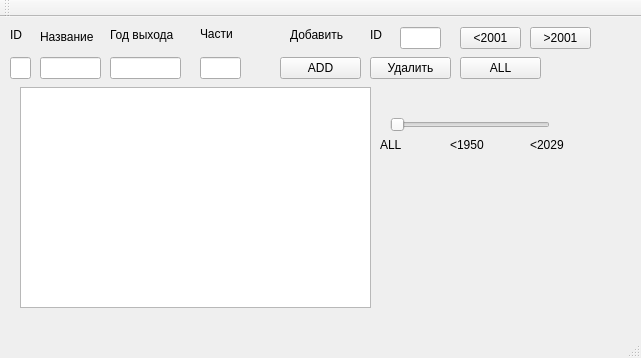
<?xml version="1.0" encoding="UTF-8"?>
<ui version="4.0">
 <class>MainWindow</class>
 <widget class="QMainWindow" name="MainWindow">
  <property name="geometry">
   <rect>
    <x>0</x>
    <y>0</y>
    <width>641</width>
    <height>358</height>
   </rect>
  </property>
  <property name="windowTitle">
   <string>MainWindow</string>
  </property>
  <widget class="QWidget" name="centralWidget">
   <widget class="QLabel" name="id">
    <property name="geometry">
     <rect>
      <x>10</x>
      <y>10</y>
      <width>21</width>
      <height>16</height>
     </rect>
    </property>
    <property name="text">
     <string>ID</string>
    </property>
   </widget>
   <widget class="QLabel" name="name">
    <property name="geometry">
     <rect>
      <x>40</x>
      <y>10</y>
      <width>61</width>
      <height>20</height>
     </rect>
    </property>
    <property name="text">
     <string>Название</string>
    </property>
   </widget>
   <widget class="QLabel" name="parts">
    <property name="geometry">
     <rect>
      <x>200</x>
      <y>10</y>
      <width>59</width>
      <height>14</height>
     </rect>
    </property>
    <property name="text">
     <string>Части</string>
    </property>
   </widget>
   <widget class="QLabel" name="age">
    <property name="geometry">
     <rect>
      <x>110</x>
      <y>10</y>
      <width>81</width>
      <height>16</height>
     </rect>
    </property>
    <property name="text">
     <string>Год выхода</string>
    </property>
   </widget>
   <widget class="QLineEdit" name="lineEdit_id">
    <property name="geometry">
     <rect>
      <x>10</x>
      <y>40</y>
      <width>21</width>
      <height>22</height>
     </rect>
    </property>
   </widget>
   <widget class="QLineEdit" name="lineEdit_name">
    <property name="geometry">
     <rect>
      <x>40</x>
      <y>40</y>
      <width>61</width>
      <height>22</height>
     </rect>
    </property>
   </widget>
   <widget class="QLineEdit" name="lineEdit_age">
    <property name="geometry">
     <rect>
      <x>110</x>
      <y>40</y>
      <width>71</width>
      <height>22</height>
     </rect>
    </property>
   </widget>
   <widget class="QLineEdit" name="lineEdit_parts">
    <property name="geometry">
     <rect>
      <x>200</x>
      <y>40</y>
      <width>41</width>
      <height>22</height>
     </rect>
    </property>
   </widget>
   <widget class="QPushButton" name="pushButton">
    <property name="geometry">
     <rect>
      <x>280</x>
      <y>40</y>
      <width>81</width>
      <height>22</height>
     </rect>
    </property>
    <property name="text">
     <string>ADD</string>
    </property>
   </widget>
   <widget class="QLabel" name="add">
    <property name="geometry">
     <rect>
      <x>290</x>
      <y>10</y>
      <width>71</width>
      <height>16</height>
     </rect>
    </property>
    <property name="text">
     <string>Добавить</string>
    </property>
   </widget>
   <widget class="QPushButton" name="pushButton_del">
    <property name="geometry">
     <rect>
      <x>370</x>
      <y>40</y>
      <width>81</width>
      <height>22</height>
     </rect>
    </property>
    <property name="text">
     <string>Удалить</string>
    </property>
   </widget>
   <widget class="QTableView" name="table">
    <property name="geometry">
     <rect>
      <x>20</x>
      <y>70</y>
      <width>351</width>
      <height>221</height>
     </rect>
    </property>
   </widget>
   <widget class="QPushButton" name="pushButton_all">
    <property name="geometry">
     <rect>
      <x>460</x>
      <y>40</y>
      <width>81</width>
      <height>22</height>
     </rect>
    </property>
    <property name="text">
     <string>ALL</string>
    </property>
   </widget>
   <widget class="QLineEdit" name="lineEdit_id_2">
    <property name="geometry">
     <rect>
      <x>400</x>
      <y>10</y>
      <width>41</width>
      <height>22</height>
     </rect>
    </property>
   </widget>
   <widget class="QLabel" name="id2">
    <property name="geometry">
     <rect>
      <x>370</x>
      <y>10</y>
      <width>41</width>
      <height>16</height>
     </rect>
    </property>
    <property name="text">
     <string>ID</string>
    </property>
   </widget>
   <widget class="QPushButton" name="pushButton_f1">
    <property name="geometry">
     <rect>
      <x>460</x>
      <y>10</y>
      <width>61</width>
      <height>22</height>
     </rect>
    </property>
    <property name="text">
     <string>&lt;2001</string>
    </property>
   </widget>
   <widget class="QPushButton" name="pushButton_all_3">
    <property name="geometry">
     <rect>
      <x>530</x>
      <y>10</y>
      <width>61</width>
      <height>22</height>
     </rect>
    </property>
    <property name="text">
     <string>&gt;2001</string>
    </property>
   </widget>
   <widget class="QSlider" name="horizontalSlider">
    <property name="geometry">
     <rect>
      <x>390</x>
      <y>100</y>
      <width>160</width>
      <height>16</height>
     </rect>
    </property>
    <property name="maximum">
     <number>2</number>
    </property>
    <property name="orientation">
     <enum>Qt::Horizontal</enum>
    </property>
    <property name="tickInterval">
     <number>1</number>
    </property>
   </widget>
   <widget class="QLabel" name="label">
    <property name="geometry">
     <rect>
      <x>380</x>
      <y>120</y>
      <width>41</width>
      <height>16</height>
     </rect>
    </property>
    <property name="text">
     <string>ALL</string>
    </property>
   </widget>
   <widget class="QLabel" name="label_2">
    <property name="geometry">
     <rect>
      <x>450</x>
      <y>120</y>
      <width>41</width>
      <height>16</height>
     </rect>
    </property>
    <property name="text">
     <string>&lt;1950</string>
    </property>
   </widget>
   <widget class="QLabel" name="label_3">
    <property name="geometry">
     <rect>
      <x>530</x>
      <y>120</y>
      <width>41</width>
      <height>16</height>
     </rect>
    </property>
    <property name="text">
     <string>&lt;2029</string>
    </property>
   </widget>
  </widget>
  <widget class="QMenuBar" name="menuBar">
   <property name="geometry">
    <rect>
     <x>0</x>
     <y>0</y>
     <width>641</width>
     <height>19</height>
    </rect>
   </property>
  </widget>
  <widget class="QToolBar" name="mainToolBar">
   <attribute name="toolBarArea">
    <enum>TopToolBarArea</enum>
   </attribute>
   <attribute name="toolBarBreak">
    <bool>false</bool>
   </attribute>
  </widget>
  <widget class="QStatusBar" name="statusBar"/>
 </widget>
 <layoutdefault spacing="6" margin="11"/>
 <resources/>
 <connections/>
</ui>
